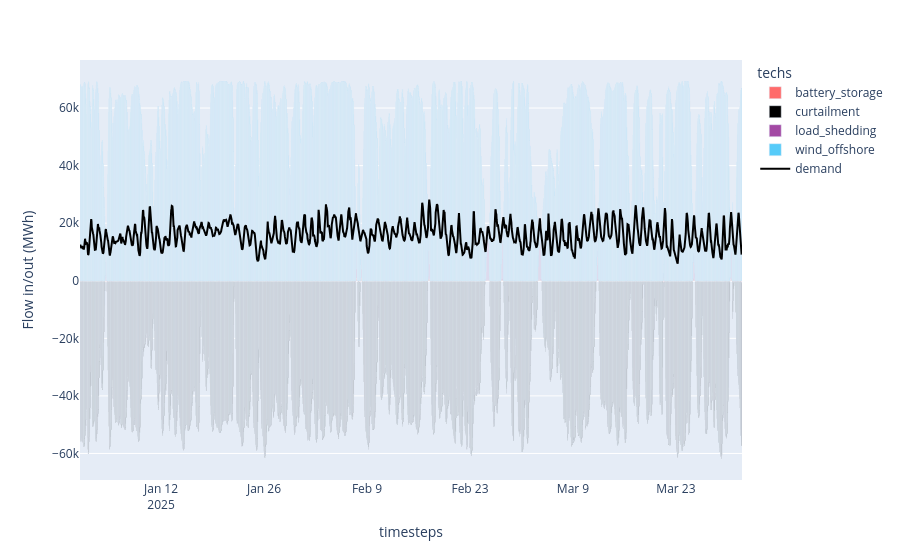

Notebook code for this chart:
### Code cell
plot_dispatch(
    model_path=f"results/{scenario_name}_results.nc",
    plot_export_path=f"results/{scenario_name}_dispatch.html",
)

### Figure 1 — Plotly figure (JSON) as saved in the notebook; plotly's stock layout.template omitted (floating-point values rounded to 4 significant figures; data arrays with more than 128 entries replaced by an {"elided": "..."} marker saying what was removed)
{"data": [{"hovertemplate": "techs=battery_storage<br>timesteps=%{x}<br>Flow in/out (MWh)=%{y}<extra></extra>", "legendgroup": "battery_storage", "marker": {"color": "#FF6B6B", "pattern": {"shape": ""}}, "name": "battery_storage", "orientation": "v", "showlegend": true, "textposition": "auto", "type": "bar", "x": {"elided": "2160 str values"}, "xaxis": "x", "y": {"elided": "2160 float values"}, "yaxis": "y"}, {"hovertemplate": "techs=curtailment<br>timesteps=%{x}<br>Flow in/out (MWh)=%{y}<extra></extra>", "legendgroup": "curtailment", "marker": {"color": "#000000", "pattern": {"shape": ""}}, "name": "curtailment", "orientation": "v", "showlegend": true, "textposition": "auto", "type": "bar", "x": {"elided": "2083 str values"}, "xaxis": "x", "y": {"elided": "2083 float values"}, "yaxis": "y"}, {"hovertemplate": "techs=load_shedding<br>timesteps=%{x}<br>Flow in/out (MWh)=%{y}<extra></extra>", "legendgroup": "load_shedding", "marker": {"color": "#A349A4", "pattern": {"shape": ""}}, "name": "load_shedding", "orientation": "v", "showlegend": true, "textposition": "auto", "type": "bar", "x": {"elided": "2160 str values"}, "xaxis": "x", "y": {"elided": "2160 float values"}, "yaxis": "y"}, {"hovertemplate": "techs=wind_offshore<br>timesteps=%{x}<br>Flow in/out (MWh)=%{y}<extra></extra>", "legendgroup": "wind_offshore", "marker": {"color": "#56CBF9", "pattern": {"shape": ""}}, "name": "wind_offshore", "orientation": "v", "showlegend": true, "textposition": "auto", "type": "bar", "x": {"elided": "2160 str values"}, "xaxis": "x", "y": {"elided": "2160 float values"}, "yaxis": "y"}, {"marker": {"color": "black"}, "name": "demand", "type": "scatter", "x": {"elided": "2160 str values"}, "y": {"elided": "2160 float values"}}], "layout": {"barmode": "relative", "legend": {"title": {"text": "techs"}, "tracegroupgap": 0}, "margin": {"t": 60}, "xaxis": {"anchor": "y", "domain": [0, 1], "title": {"text": "timesteps"}}, "yaxis": {"anchor": "x", "domain": [0, 1], "title": {"text": "Flow in/out (MWh)"}}}}
